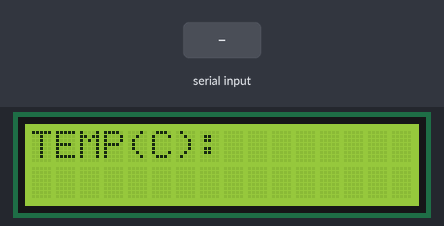
Bench run of a sketch on a simulated Arduino Uno, built with avr-gcc and run on an emulated ATmega328P. Shown: 16×2 character LCD. The test bench sets the inputs (shaded band). What the sketch prints to the serial monitor is not drawn.

Above: at 1.6 s.
1.7 s: "1\n" received over Serial
At 4.5 s:
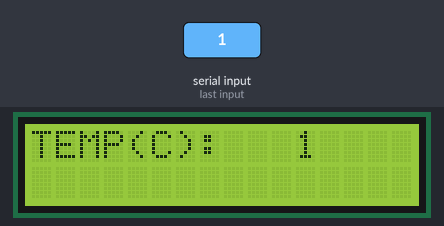
4.7 s: "0\n" received over Serial
At 7.5 s:
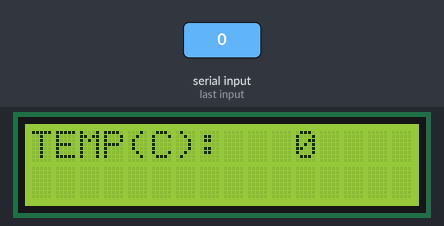
7.7 s: "2\n" received over Serial
At 11.0 s:
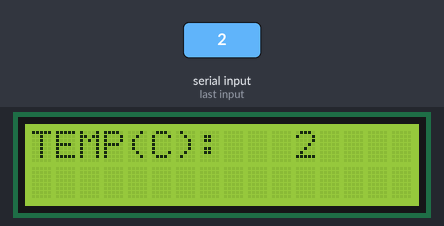
Timing chart, 0 to 12.5 s (numbered marks = the images above; inputs shaded):
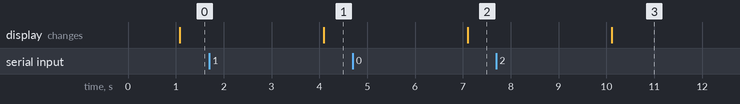

The sketch:

temp_show.ino
```cpp
#include <LiquidCrystal_I2C.h>
#include <SoftwareSerial.h>

LiquidCrystal_I2C lcd(0x27,16,2);
void setup()
{
  Serial.begin(115200);
  lcd.init();
  lcd.clear();
  lcd.backlight();      // Make sure backlight is on
}
void loop()
{
  String t = Serial.readStringUntil('\r');
  data_print(t);
  delay(2000); // Delays 2 secods
}

void data_print(String t)
{
  // Print a message on both lines of the LCD.
  lcd.setCursor(0,0);   //Set cursor to character 2 on line 0
  lcd.print("TEMP(C):   " +(t));
  //lcd.setCursor(0,1);
  //lcd.print(' '+' '+' '+' '+' '+' '+' ' +String(t));
  Serial.println(t);
}
```

Measured:
- after the input at 1.7 s, the display: changes after 2.4 s (image 1)
- after the input at 4.7 s, the display: changes after 2.4 s (image 2)
- after the input at 7.7 s, the display: changes after 2.4 s (image 3)
